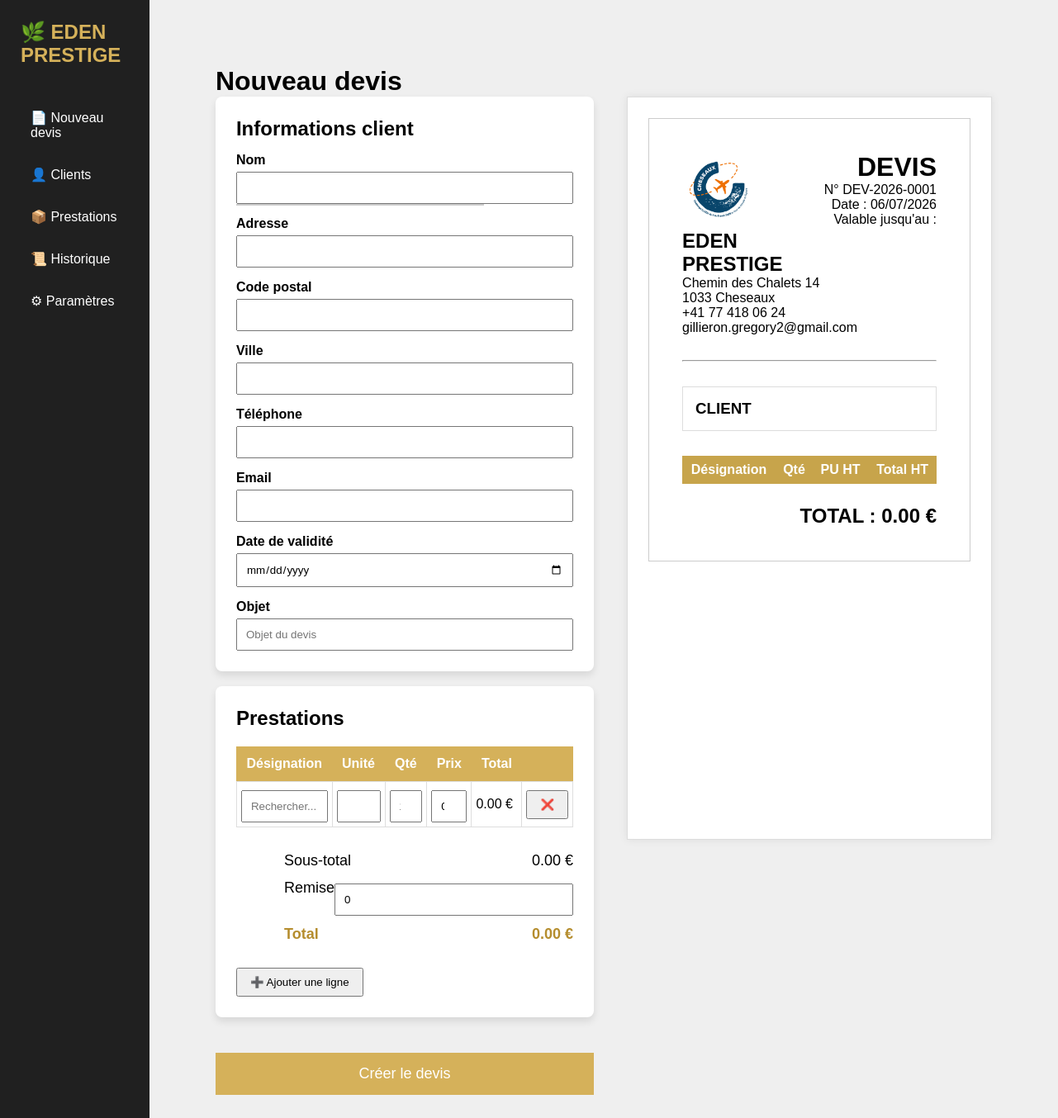
The page / on the database its author committed.
### models.py (models this page shows)
class Parametres(db.Model):
    __tablename__ = "parametres"
    id = db.Column(db.Integer, primary_key=True)
    entreprise = db.Column(db.String(150))
    adresse = db.Column(db.String(255))
    code_postal = db.Column(db.String(10))
    ville = db.Column(db.String(100))
    telephone = db.Column(db.String(30))
    email = db.Column(db.String(150))
    siret = db.Column(db.String(30))
    tva = db.Column(db.String(30))
    iban = db.Column(db.String(60))
    bic = db.Column(db.String(30))
    site = db.Column(db.String(150))
    logo = db.Column(db.String(255))

### app.py (the view)
@app.route("/")
def accueil():
    param = Parametres.query.first()
    return render_template(
    "index.html",
    clients=clients,
    prestations=prestations,
    param=param
)

### templates/index.html (shortened to what this page needs)
{% extends "base.html" %}
{% block contenu %}
<div class="content">
<h1>Nouveau devis</h1>
<div class="page-devis">
<div class="gauche">
<form action="/devis" method="POST">
<div class="bloc">
<h2>Informations client</h2>
<label>Nom</label>
<div class="position-relative">
<input
    id="nom"
    name="nom"
    autocomplete="off">
</div>
<div id="suggestions"></div>
<label>Adresse</label>
<input id="adresse" name="adresse_client">
<label>Code postal</label>
<input id="cp" name="cp">
<label>Ville</label>
<input id="ville" name="ville">
<label>Téléphone</label>
<input id="telephone" name="telephone">
<label>Email</label>
<input id="mail" name="mail">
<label>Date de validité</label>
<input
    type="date"
    id="expiration"
    name="expiration">
<label>Objet</label>
<input
    type="text"
    id="objet"
    name="objet"
    placeholder="Objet du devis">
</div>
<br>
<div class="bloc">
<h2>Prestations</h2>
<table id="prestations">
<thead>
<tr>
<th>Désignation</th>
<th>Unité</th>
<th>Qté</th>
<th>Prix</th>
<th>Total</th>
<th></th>
</tr>
</thead>
<tbody>
</tbody>
</table>
<div class="totaux">
    <div>
        Sous-total
        <span id="sousTotal">
            0.00 €
        </span>
    </div>
    <div>
        Remise
        <input
            id="remise"
            type="number"
            value="0"
            step="0.01">
    </div>
    <div class="grandTotal">
        Total
        <span id="grandTotal">
            0.00 €
        </span>
    </div>
</div>
<br>
<button
type="button"
onclick="ajouterLigne()">
➕ Ajouter une ligne
</button>
</div>
<br>
<input
class="valider"
type="submit"
value="Créer le devis">
</form>
</div>
<div class="droite">
<div id="apercu">
<div class="devis">
    <div class="entete">
        <div class="entreprise">
{% if param.logo %}
<img
src="{{ url_for('static',filename='logos/'+param.logo) }}"
style="height:90px;">
{% endif %}
            <h2>
{{ param.entreprise }}
</h2>
<p>
{{ param.adresse }}
<br>
{{ param.code_postal }} {{ param.ville }}
<br>
{{ param.telephone }}
<br>
{{ param.email }}
</p>
        </div>
        <div class="titre">
            <h1>DEVIS</h1>
            <p>N° <span id="previewNumero">DEV-2026-0001</span></p>
          <p>
    Date :
    <span id="previewDate"></span>
</p>
<p>
    Valable jusqu'au :
</p>
        </div>
    </div>
    <hr>
    <div class="bloc-client">
        <h3>CLIENT</h3>
    </div>
    <table id="previewTable">
        <thead>
            <tr>
                <th>Désignation</th>
                <th>Qté</th>
                <th>PU HT</th>
                <th>Total HT</th>
            </tr>
        </thead>
    </table>
    <div class="total">
        TOTAL :
        <span id="previewTotal">
            0.00 €
        </span>
    </div>
</div>
</div>
{% endblock %}

### static/style.css (style rules this page uses)
* { margin:0; padding:0; box-sizing:border-box; font-family:Arial; }
body { display:flex; background:#efefef; }
.content { flex:1; padding:40px; }
.bloc { background:white; padding:25px; border-radius:8px; box-shadow:0 5px 10px rgba(0,0,0,.1); }
label { display:block; margin-top:15px; font-weight:bold; }
input { width:100%; padding:10px; margin-top:5px; }
table { width:100%; border-collapse:collapse; margin-top:20px; }
th { background:#d5b15a; color:white; padding:12px; }
button { padding:8px 15px; cursor:pointer; }
.valider { margin-top:25px; background:#d5b15a; color:white; font-size:18px; border:none; padding:15px; cursor:pointer; }
#suggestions { background:white; border:1px solid #ccc; position:absolute; width:300px; z-index:1000; }
.totaux { margin-top:30px; width:350px; margin-left:auto; }
.totaux div { display:flex; justify-content:space-between; margin:12px 0; font-size:18px; }
.grandTotal { font-size:24px; font-weight:bold; color:#b58d2e; }
.page-devis { display:flex; gap:40px; align-items:flex-start; }
.gauche { width:50%; }
.droite { width:50%; position:sticky; top:20px; }
#apercu { background:white; padding:25px; border:1px solid #ddd; box-shadow:0 0 10px rgba(0,0,0,.08); min-height:900px; }
#previewTable { width:100%; border-collapse:collapse; margin-top:20px; }
#previewTable th { background:#c7a44b; color:white; padding:8px; }
.devis { background:white; padding:40px; border:1px solid #ccc; font-family:Arial; }
.entete { display:flex; justify-content:space-between; margin-bottom:30px; }
.entreprise { width:55%; }
.titre { text-align:right; }
.bloc-client { margin:30px 0; padding:15px; border:1px solid #ddd; }
.total { margin-top:25px; font-size:24px; font-weight:bold; text-align:right; }
.devis table { margin-top:25px; width:100%; border-collapse:collapse; }
.devis th { background:#c7a44b; color:white; padding:8px; }

### rows shown on the page
Parametres: logo (picture), entreprise "EDEN PRESTIGE", adresse "Chemin des Chalets 14", code_postal "1033", ville "Cheseaux", telephone "+41 77 418 06 24", email "gillieron.gregory2@gmail.com"
